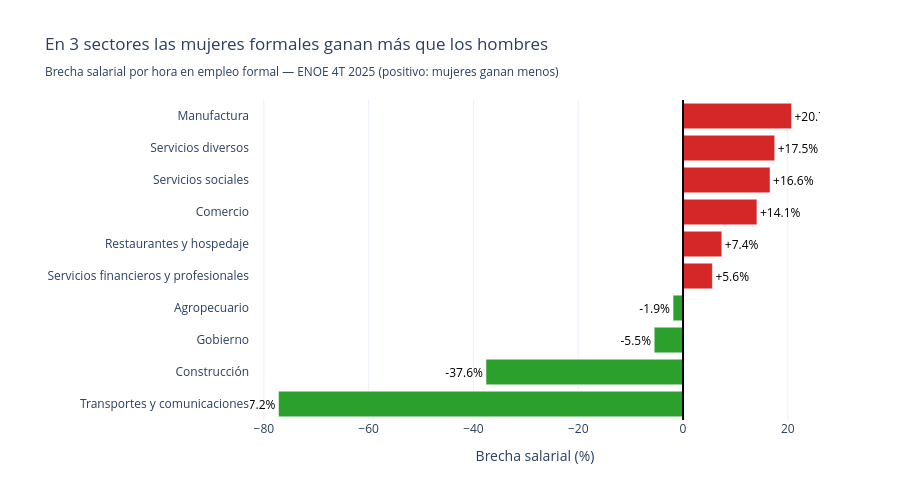

Write notebook code for a chart like this one.
### Code cell
d25 = df[df['anio'] == 2025] #DF_SI

# Brecha y feminización por sector
rows = []
for sec in d25['sector'].unique():
    ds = d25[d25['sector'] == sec]
    b = brecha_grupo(ds)
    pob_m = ds[ds['sexo']=='Mujer']['poblacion_ocupada'].sum()
    pob_t = ds['poblacion_ocupada'].sum()
    rows.append({'sector': sec, **b, 'pct_mujeres': round(pob_m/pob_t*100,1), 'poblacion': pob_t})

df_sec = pd.DataFrame(rows).dropna(subset=['brecha'])
# Filtrar outliers extremos (industria extractiva con muestra pequeña)
df_sec = df_sec[df_sec['brecha'].between(-100, 100)]
df_sec = df_sec.sort_values('brecha', ascending=True)

colores = [COLOR_ROJO if v > 0 else COLOR_VERDE for v in df_sec['brecha']]

fig = go.Figure()
fig.add_trace(go.Bar(
    y=df_sec['sector'], x=df_sec['brecha'],
    orientation='h', marker_color=colores,
    text=[f'{v:+.1f}%' for v in df_sec['brecha']],
    textposition='outside', textfont=dict(size=12, color='black'),
    hovertemplate='<b>%{y}</b><br>Brecha: %{x:.1f}%<br>'
                  'Hombres: $%{customdata[0]:.0f}/hr<br>'
                  'Mujeres: $%{customdata[1]:.0f}/hr<br>'
                  'Mujeres en el sector: %{customdata[2]:.0f}%',
    customdata=df_sec[['ih','im','pct_mujeres']].values
))

fig.add_vline(x=0, line_width=2, line_color='black')

fig.update_layout(
    title='En 3 sectores las mujeres formales ganan más que los hombres<br>'
          '<sub>Brecha salarial por hora en empleo formal — ENOE 4T 2025 '
          '(positivo: mujeres ganan menos)</sub>',
    template='plotly_white', height=500,
    xaxis_title='Brecha salarial (%)',
    yaxis_title='',
    margin=dict(l=250)
)

#fig.write_html(RUTA_SALIDA / 'g2_brecha_sector.html', include_plotlyjs='cdn')
fig.show()

### Figure 1 — Plotly figure (JSON) as saved in the notebook; plotly's stock layout.template omitted (floating-point values rounded to 4 significant figures)
{"data": [{"customdata": [[45.05, 79.83, 6.7], [52.83, 72.68, 1.6], [55.61, 58.68, 49.6], [32.55, 33.18, 13.4], [69.53, 65.65, 38.7], [45.52, 42.13, 65.9], [40.24, 34.56, 60.6], [80.32, 67.01, 70.0], [59.22, 48.87, 59.7], [44.2, 35.05, 46.4]], "hovertemplate": "<b>%{y}</b><br>Brecha: %{x:.1f}%<br>Hombres: $%{customdata[0]:.0f}/hr<br>Mujeres: $%{customdata[1]:.0f}/hr<br>Mujeres en el sector: %{customdata[2]:.0f}%", "marker": {"color": ["#2ca02c", "#2ca02c", "#2ca02c", "#2ca02c", "#d62728", "#d62728", "#d62728", "#d62728", "#d62728", "#d62728"]}, "orientation": "h", "text": ["-77.2%", "-37.6%", "-5.5%", "-1.9%", "+5.6%", "+7.4%", "+14.1%", "+16.6%", "+17.5%", "+20.7%"], "textfont": {"color": "black", "size": 12}, "textposition": "outside", "type": "bar", "x": [-77.2, -37.6, -5.5, -1.9, 5.6, 7.4, 14.1, 16.6, 17.5, 20.7], "y": ["Transportes y comunicaciones", "Construcción", "Gobierno", "Agropecuario", "Servicios financieros y profesionales", "Restaurantes y hospedaje", "Comercio", "Servicios sociales", "Servicios diversos", "Manufactura"]}], "layout": {"height": 500, "margin": {"l": 250}, "shapes": [{"line": {"color": "black", "width": 2}, "type": "line", "x0": 0, "x1": 0, "xref": "x", "y0": 0, "y1": 1, "yref": "y domain"}], "title": {"text": "En 3 sectores las mujeres formales ganan más que los hombres<br><sub>Brecha salarial por hora en empleo formal — ENOE 4T 2025 (positivo: mujeres ganan menos)</sub>"}, "xaxis": {"title": {"text": "Brecha salarial (%)"}}, "yaxis": {"title": {"text": ""}}}}
